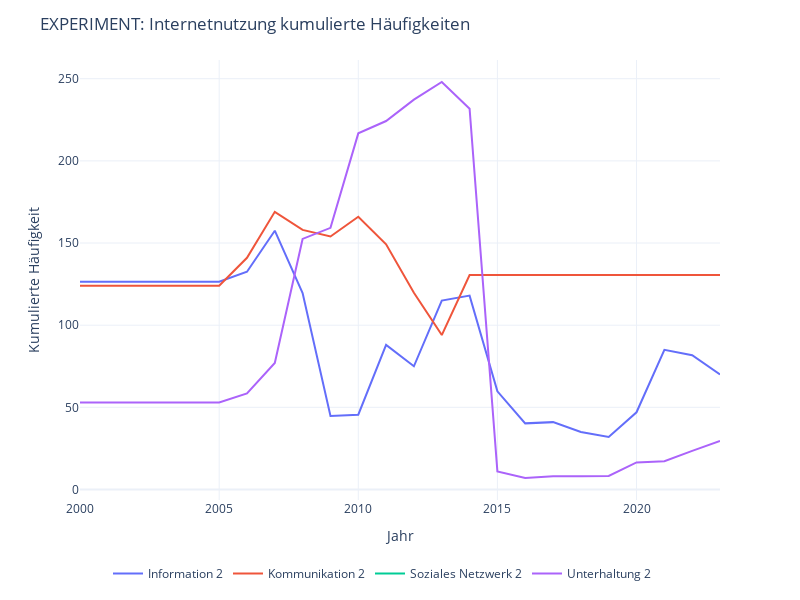

This figure's notebook cell:
### Code cell
fig = px.line(data, y=['Information 2', 'Kommunikation 2','Soziales Netzwerk 2', 'Unterhaltung 2'], template='plotly_white')
fig.update_layout(title='EXPERIMENT: Internetnutzung kumulierte Häufigkeiten',autosize=False, width=800,height=600)
fig.update_yaxes(title='Kumulierte Häufigkeit')
fig.update_layout(legend=dict(
    orientation='h',
    yanchor='bottom',
    y=-0.2,
    xanchor='right',
    x=0.9,
    title=''
))
# color template
fig.show()

### Figure 1 — Plotly figure (JSON) as saved in the notebook; plotly's stock layout.template omitted (floating-point values rounded to 4 significant figures)
{"data": [{"hovertemplate": "variable=Information 2<br>Jahr=%{x}<br>value=%{y}<extra></extra>", "legendgroup": "Information 2", "line": {"color": "#636efa", "dash": "solid"}, "marker": {"symbol": "circle"}, "mode": "lines", "name": "Information 2", "orientation": "v", "showlegend": true, "type": "scatter", "x": ["2000-01-01T00:00:00", "2001-01-01T00:00:00", "2002-01-01T00:00:00", "2003-01-01T00:00:00", "2004-01-01T00:00:00", "2005-01-01T00:00:00", "2006-01-01T00:00:00", "2007-01-01T00:00:00", "2008-01-01T00:00:00", "2009-01-01T00:00:00", "2010-01-01T00:00:00", "2011-01-01T00:00:00", "2012-01-01T00:00:00", "2013-01-01T00:00:00", "2014-01-01T00:00:00", "2015-01-01T00:00:00", "2016-01-01T00:00:00", "2017-01-01T00:00:00", "2018-01-01T00:00:00", "2019-01-01T00:00:00", "2020-01-01T00:00:00", "2021-01-01T00:00:00", "2022-01-01T00:00:00", "2023-01-01T00:00:00"], "xaxis": "x", "y": [126.5, 126.5, 126.5, 126.5, 126.5, 126.5, 132.5, 157.5, 119.5, 44.75, 45.5, 88, 75, 115, 118, 59.75, 40.25, 41, 35, 32, 47, 85, 81.75, 70], "yaxis": "y"}, {"hovertemplate": "variable=Kommunikation 2<br>Jahr=%{x}<br>value=%{y}<extra></extra>", "legendgroup": "Kommunikation 2", "line": {"color": "#EF553B", "dash": "solid"}, "marker": {"symbol": "circle"}, "mode": "lines", "name": "Kommunikation 2", "orientation": "v", "showlegend": true, "type": "scatter", "x": ["2000-01-01T00:00:00", "2001-01-01T00:00:00", "2002-01-01T00:00:00", "2003-01-01T00:00:00", "2004-01-01T00:00:00", "2005-01-01T00:00:00", "2006-01-01T00:00:00", "2007-01-01T00:00:00", "2008-01-01T00:00:00", "2009-01-01T00:00:00", "2010-01-01T00:00:00", "2011-01-01T00:00:00", "2012-01-01T00:00:00", "2013-01-01T00:00:00", "2014-01-01T00:00:00", "2015-01-01T00:00:00", "2016-01-01T00:00:00", "2017-01-01T00:00:00", "2018-01-01T00:00:00", "2019-01-01T00:00:00", "2020-01-01T00:00:00", "2021-01-01T00:00:00", "2022-01-01T00:00:00", "2023-01-01T00:00:00"], "xaxis": "x", "y": [124, 124, 124, 124, 124, 124, 141, 169, 158, 154, 166, 149.2, 119.8, 94, 130.5, 130.5, 130.5, 130.5, 130.5, 130.5, 130.5, 130.5, 130.5, 130.5], "yaxis": "y"}, {"hovertemplate": "variable=Soziales Netzwerk 2<br>Jahr=%{x}<br>value=%{y}<extra></extra>", "legendgroup": "Soziales Netzwerk 2", "line": {"color": "#00cc96", "dash": "solid"}, "marker": {"symbol": "circle"}, "mode": "lines", "name": "Soziales Netzwerk 2", "orientation": "v", "showlegend": true, "type": "scatter", "x": ["2000-01-01T00:00:00", "2001-01-01T00:00:00", "2002-01-01T00:00:00", "2003-01-01T00:00:00", "2004-01-01T00:00:00", "2005-01-01T00:00:00", "2006-01-01T00:00:00", "2007-01-01T00:00:00", "2008-01-01T00:00:00", "2009-01-01T00:00:00", "2010-01-01T00:00:00", "2011-01-01T00:00:00", "2012-01-01T00:00:00", "2013-01-01T00:00:00", "2014-01-01T00:00:00", "2015-01-01T00:00:00", "2016-01-01T00:00:00", "2017-01-01T00:00:00", "2018-01-01T00:00:00", "2019-01-01T00:00:00", "2020-01-01T00:00:00", "2021-01-01T00:00:00", "2022-01-01T00:00:00", "2023-01-01T00:00:00"], "xaxis": "x", "y": [null, null, null, null, null, null, null, null, null, null, null, null, null, null, null, null, null, null, null, null, null, null, null, null], "yaxis": "y"}, {"hovertemplate": "variable=Unterhaltung 2<br>Jahr=%{x}<br>value=%{y}<extra></extra>", "legendgroup": "Unterhaltung 2", "line": {"color": "#ab63fa", "dash": "solid"}, "marker": {"symbol": "circle"}, "mode": "lines", "name": "Unterhaltung 2", "orientation": "v", "showlegend": true, "type": "scatter", "x": ["2000-01-01T00:00:00", "2001-01-01T00:00:00", "2002-01-01T00:00:00", "2003-01-01T00:00:00", "2004-01-01T00:00:00", "2005-01-01T00:00:00", "2006-01-01T00:00:00", "2007-01-01T00:00:00", "2008-01-01T00:00:00", "2009-01-01T00:00:00", "2010-01-01T00:00:00", "2011-01-01T00:00:00", "2012-01-01T00:00:00", "2013-01-01T00:00:00", "2014-01-01T00:00:00", "2015-01-01T00:00:00", "2016-01-01T00:00:00", "2017-01-01T00:00:00", "2018-01-01T00:00:00", "2019-01-01T00:00:00", "2020-01-01T00:00:00", "2021-01-01T00:00:00", "2022-01-01T00:00:00", "2023-01-01T00:00:00"], "xaxis": "x", "y": [53, 53, 53, 53, 53, 53, 58.5, 77, 152.5, 159.2, 216.8, 224.2, 237.2, 248, 231.8, 11, 7, 8, 8, 8.25, 16.5, 17.25, 23.5, 29.5], "yaxis": "y"}], "layout": {"autosize": false, "height": 600, "legend": {"orientation": "h", "title": {"text": ""}, "tracegroupgap": 0, "x": 0.9, "xanchor": "right", "y": -0.2, "yanchor": "bottom"}, "margin": {"t": 60}, "title": {"text": "EXPERIMENT: Internetnutzung kumulierte Häufigkeiten"}, "width": 800, "xaxis": {"anchor": "y", "domain": [0, 1], "title": {"text": "Jahr"}}, "yaxis": {"anchor": "x", "domain": [0, 1], "title": {"text": "Kumulierte Häufigkeit"}}}}
